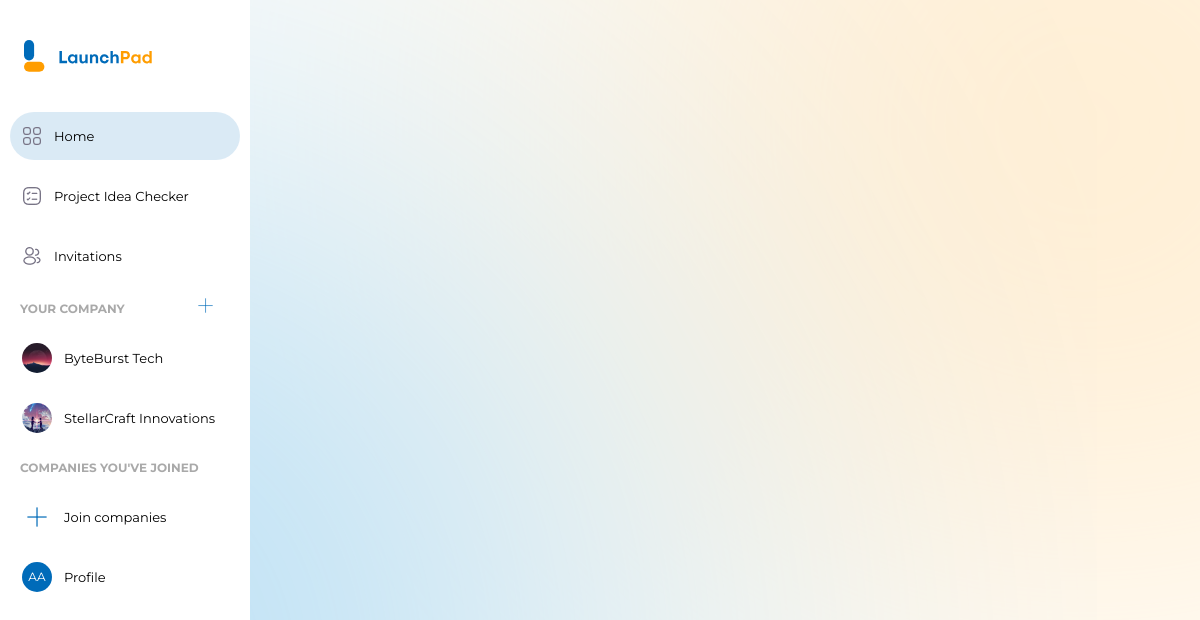
The page /index.php (signed in) on the database its author committed.
### tables this page shows
CREATE TABLE `company_registration` (
  `Company_ID` int(11) NOT NULL,
  `Student_ID` varchar(20) NOT NULL,
  `Company_name` varchar(100) NOT NULL,
  `Company_logo` varchar(100) NOT NULL,
  `Company_description` text NOT NULL,
  `Registration_date` datetime NOT NULL
);

### index.php (the view, shortened to what this page needs)
<?php
require "config.php";
$userEmail = $_SESSION["email"];
$selectedCompanyID = isset($_GET['Company_id']) ? $_GET['Company_id'] : null;
if (isset($userEmail)) {
    $checkCompanyQuery = "SELECT c.*, s.Student_ID
                        FROM company_registration c
                        INNER JOIN student_registration s ON c.Student_ID = s.Student_ID
                        WHERE s.Student_email = '$userEmail'";
} else {
    $checkCompanyQuery = "SELECT * FROM company_registration WHERE Company_ID = '$selectedCompanyID'";
}
$resultCompany = mysqli_query($conn, $checkCompanyQuery);
$hasCompany = mysqli_num_rows($resultCompany) > 0;
?>
<!DOCTYPE html>
<html lang="en">
<head>
    <link href='https://unpkg.com/boxicons@2.1.4/css/boxicons.min.css' rel='stylesheet'>
    <link rel="stylesheet" href="css/navbar.css">
</head>
<body>
<aside class="sidebar">
            <header class="sidebar-header">
                <img src="\launchpad\images\logo-text.svg" class="logo-img">
            </header>
            <nav>
                <a href="#" class="active">
                <button>
                    <span>
                        <i ><img src="\launchpad\images\home-icon.png" alt="home-logo" class="logo-ic"></i>
                        <span>Home</span>
                    </span>
                </button>
            </a>
            <a href="project-idea-checker.php">
                <button>
                    <span>
                        <i ><img src="\launchpad\images\project-checker-icon.png" alt="home-logo" class="logo-ic"></i>
                        <span>Project Idea Checker</span>
                    </span>
                </button>
    </a>
    <a href="invitations.php">
                <button>
                    <span>
                        <i ><img src="\launchpad\images\invitation-icon.png" alt="home-logo" class="logo-ic"></i>
                        <span>Invitations</span>
                    </span>
                </button>
    </a>
    <p class="divider-company">YOUR COMPANY<a href="create-company.php" style="text-decoration: none;">
                   <img src="\launchpad\images\join-company-icon.png" alt="Join Company Icon" width="15px" height="15px" style="margin-left: 70px;">
   </a></p>
                <?php if ($hasCompany): ?>
                <?php foreach ($resultCompany as $row): ?>
                    <a href="company_view.php?Company_id=<?php echo $row['Company_ID']; ?>">
                        <button>
                            <span class="<?php echo 'btn-company-created'; ?>">
                                <div class="circle-avatar">
                                    <?php if (!empty($row['Company_logo'])): ?>
                                        <img src="\launchpad\<?php echo $row['Company_logo']; ?>" alt="Company Logo" class="img-company">
                                    <?php endif; ?>
                                </div>
                                <span class="create-company-text">
                                    <?php echo $row['Company_name']; ?>
                                </span>
                            </span>
                        </button>
                    </a>
                <?php endforeach; ?>
                <?php endif; ?>
                <p class="divider-company">COMPANIES YOU'VE JOINED</p>
                <a href="#">
                <button>
                    <span  class="btn-join-company">
                        <i > <div class="circle-avatar">
                            <img src="\launchpad\images\join-company-icon.png" alt="">
                        </div></i>
                        <span class="join-company-text">Join companies</span>
                    </span>
                </button>
                </a>
<a href="profile.php">
                <button>
                    <span>
                    <div class="avatar2" id="initialsAvatar4"></div>
                        <span>Profile</span>
                    </span>
                </button>
</a>
            </nav>
        </aside>
    <div class="content">
    </div>
</body>
</html>

### css/navbar.css (style rules this page uses)
* { box-sizing: border-box; }
:root { --pblue-color: #006BB9; --pyellow-color: #FF9D00; --bhov-color: #093a5d; }
html, body { height: 100%; margin: 0; }
body { margin: 0; background: url("/launchpad/images/background-light.svg"); background-attachment: fixed; background-position: center; background-repeat: no-repeat; background-size: cover; color: #262626; font-family: 'Montserrat', sans-serif; }
.sidebar { position: fixed; top: 0; left: 0; width: 250px; height: 100vh; padding: 40px 10px 30px 10px; background: #fff; overflow-y: auto; }
.content { margin-top: 20px; margin-left: 270px; padding: 20px; }
.sidebar-header { width: 100%; margin-bottom: 30px; }
.logo-img { margin-left: 14px; height: 32px; }
.sidebar button { height: 60px; width: 230px; background: transparent; border: 0; padding: 0; font-family: inherit; cursor: pointer; }
.divider-company { font-size: 12px; font-weight: 700; color: #7373739c; margin-left: 10px; }
.sidebar button > span { display: flex; align-items: center; gap: 12px; height: 48px; padding: 0 12px; border-radius: 24px; line-height: 1; }
.sidebar button > span > span { transition: 0.3s; }
.sidebar a.active button > span { background-color: #006cb925; }
.sidebar button i { position: relative; font-size: 28px; transition: 0.2s; }
.sidebar button img { width: 20px; height: 20px; transition: 0.2s; }
.sidebar button span { font-size: 13px; }
.sidebar > nav { flex: 1 1 auto; display: flex; flex-direction: column }
.avatar2 { width: 30px; height: 30px; background-color: #006BB9; color: #fff; font-size: 12px; line-height: 30px; border-radius: 50%; }
.circle-avatar { width: 30px; height: 30px; border-radius: 50%; overflow: hidden; display: flex; align-items: center; justify-content: center; }
.circle-avatar > .img-company { width: 100%; height: 100%; object-fit: cover; }
.circle-avatar > img { display: inline-block; vertical-align: middle; }

### rows shown on the page
company_registration: Company_logo (picture), Company_name "ByteBurst Tech"
company_registration: Company_logo (picture), Company_name "StellarCraft Innovations"
